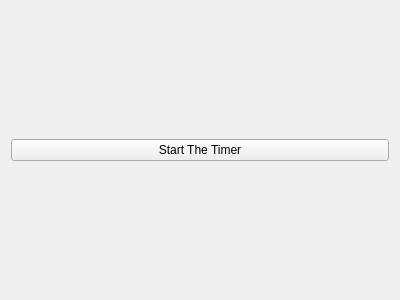
<?xml version="1.0" encoding="UTF-8"?>
<ui version="4.0">
 <class>TimerHandling</class>
 <widget class="QWidget" name="TimerHandling">
  <property name="geometry">
   <rect>
    <x>0</x>
    <y>0</y>
    <width>400</width>
    <height>300</height>
   </rect>
  </property>
  <property name="windowTitle">
   <string>Form</string>
  </property>
  <layout class="QVBoxLayout" name="verticalLayout">
   <item>
    <widget class="QPushButton" name="pushButton">
     <property name="text">
      <string>Start The Timer</string>
     </property>
    </widget>
   </item>
  </layout>
 </widget>
 <resources/>
 <connections/>
</ui>
